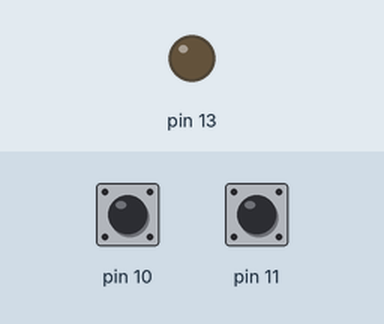
Simulated run of this sketch. Board: Arduino Uno, built with avr-gcc and run on an emulated ATmega328P. Parts: output pins drawn as LEDs (lit = HIGH). The inputs (shaded band) are chosen by the test bench; at power-on: pin 10 HIGH, pin 11 HIGH. What the sketch prints to the serial monitor is not drawn.

Above: at 0.1 s.
At 2.6 s:
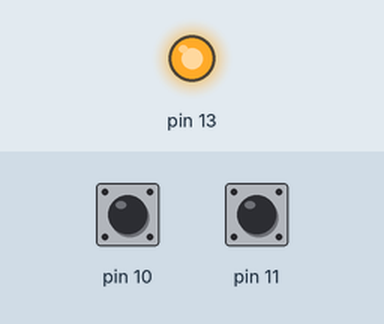
Timing chart, 0 to 4.1 s (numbered marks = the images above):
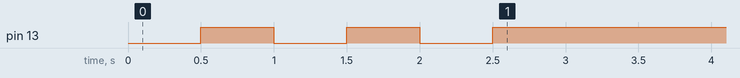

The sketch:

pedal_arduino.ino
```cpp
void setup() {
  pinMode(13, OUTPUT);
  // To improve stability, some delaying loop
  for(int i=0;i<3;i++){
    digitalWrite(13, LOW);
    delay(500);
    digitalWrite(13, HIGH);
    delay(500);
  }

  pinMode(11, INPUT_PULLUP);
  pinMode(10, INPUT_PULLUP);
  Serial.begin(115200);
  delay(500);
  Serial.println("Pedal_arduino: Setup complete.");
  delay(500);
}

void loop() {
  bool p10State = digitalRead(10);
  bool p11State = digitalRead(11);
  digitalWrite(13, p10State);
  Serial.print("p10: ");
  Serial.println(p10State);
  delay(100);
}
```
